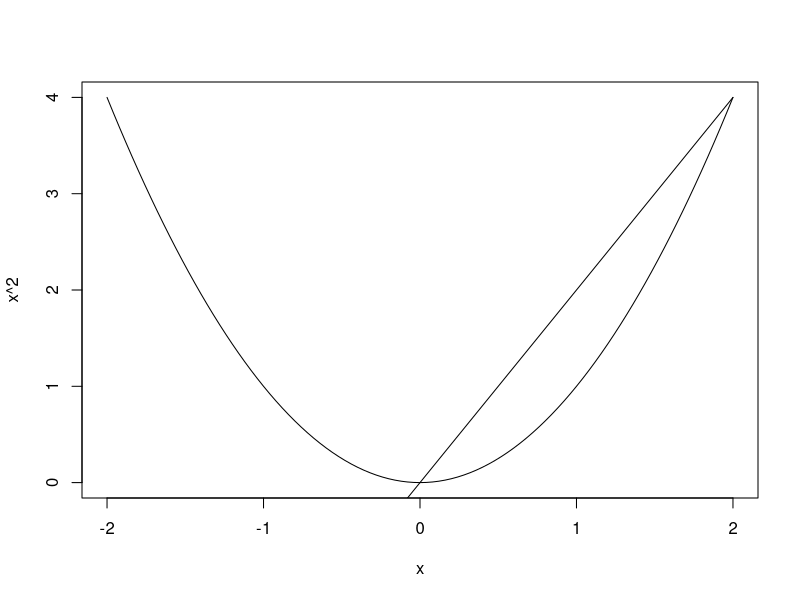
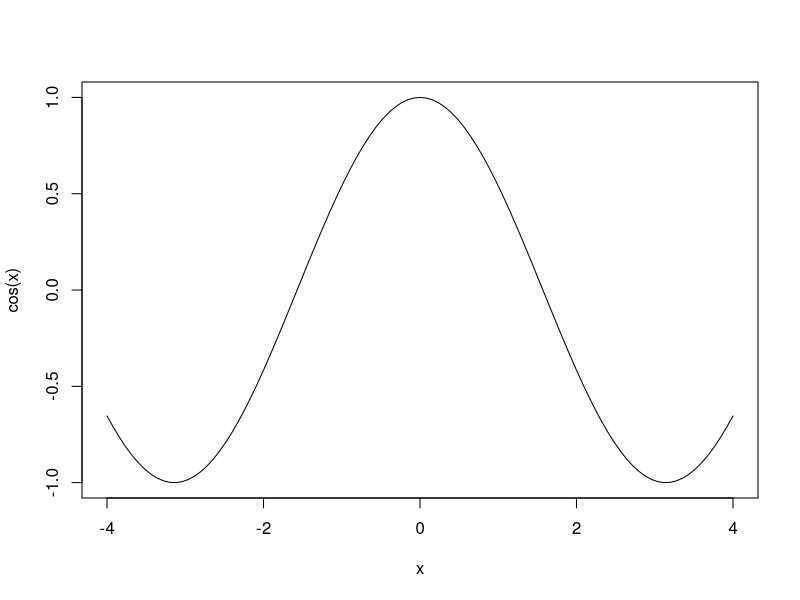
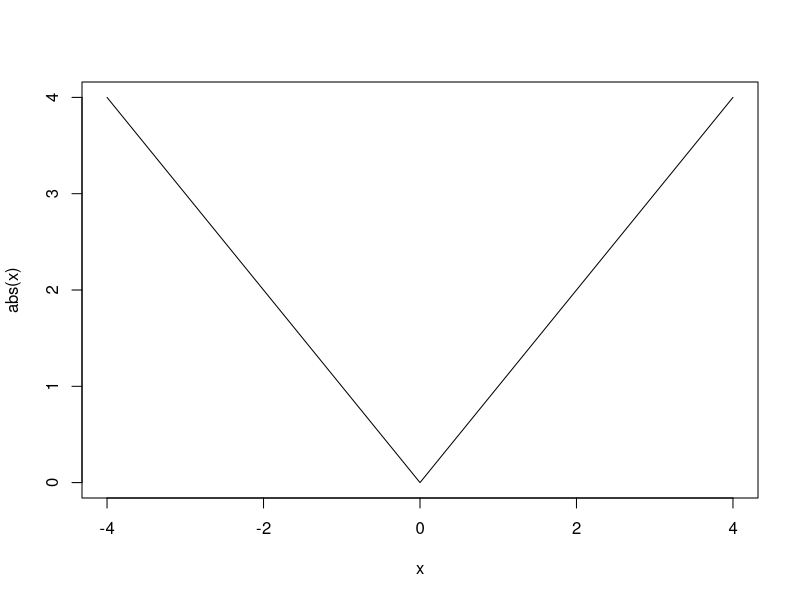
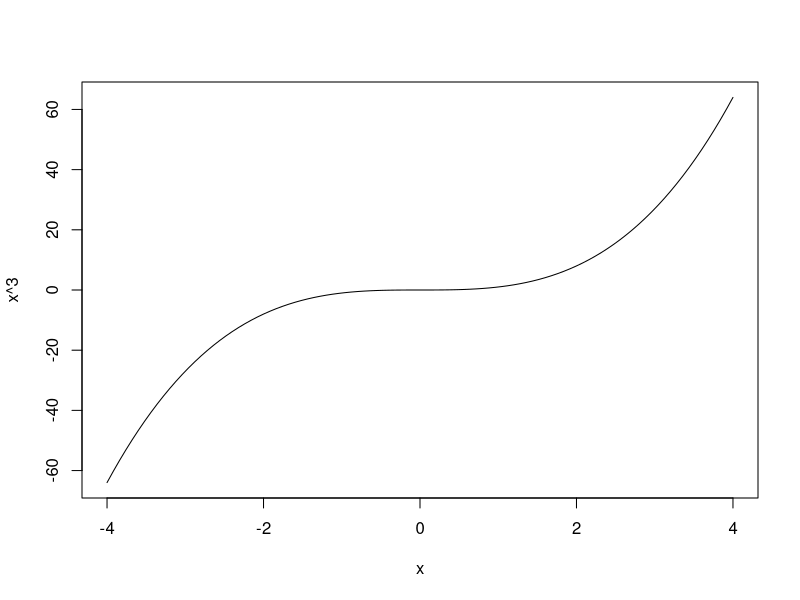

The R script that drew these images, in order:
curve(x^2, -2, 2)
curve(2*x, -2, 2, add=TRUE)
dev.copy(png,'img/x.png')
dev.off()

curve(cos(x), -4, 4)
dev.copy(png,'img/cos.png')
dev.off()

curve(abs(x), -4, 4)
dev.copy(png,'img/abs.png')
dev.off()

curve(x**3, -4, 4)
dev.copy(png,'img/x3.png')
dev.off()
